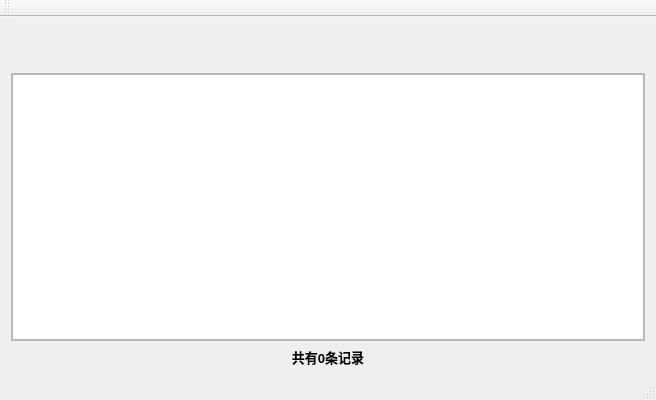
<?xml version="1.0" encoding="UTF-8"?>
<ui version="4.0">
 <class>MainWindow</class>
 <widget class="QMainWindow" name="MainWindow">
  <property name="geometry">
   <rect>
    <x>0</x>
    <y>0</y>
    <width>656</width>
    <height>400</height>
   </rect>
  </property>
  <property name="windowTitle">
   <string>海关报关单实时监控</string>
  </property>
  <widget class="QWidget" name="centralWidget">
   <layout class="QGridLayout" name="gridLayout_2">
    <property name="topMargin">
     <number>0</number>
    </property>
    <item row="0" column="0">
     <widget class="QWidget" name="Root" native="true">
      <layout class="QVBoxLayout" name="verticalLayout">
       <property name="leftMargin">
        <number>0</number>
       </property>
       <property name="topMargin">
        <number>0</number>
       </property>
       <property name="rightMargin">
        <number>0</number>
       </property>
       <property name="bottomMargin">
        <number>0</number>
       </property>
       <item>
        <widget class="QWidget" name="widget" native="true">
         <property name="sizePolicy">
          <sizepolicy hsizetype="Expanding" vsizetype="Preferred">
           <horstretch>0</horstretch>
           <verstretch>0</verstretch>
          </sizepolicy>
         </property>
         <property name="minimumSize">
          <size>
           <width>0</width>
           <height>50</height>
          </size>
         </property>
         <layout class="QHBoxLayout" name="horizontalLayout">
          <property name="spacing">
           <number>0</number>
          </property>
          <property name="leftMargin">
           <number>0</number>
          </property>
          <property name="topMargin">
           <number>0</number>
          </property>
          <property name="rightMargin">
           <number>0</number>
          </property>
          <property name="bottomMargin">
           <number>0</number>
          </property>
          <item>
           <widget class="QWidget" name="widget_2" native="true">
            <property name="sizePolicy">
             <sizepolicy hsizetype="Expanding" vsizetype="Preferred">
              <horstretch>0</horstretch>
              <verstretch>0</verstretch>
             </sizepolicy>
            </property>
            <layout class="QVBoxLayout" name="Left">
             <property name="spacing">
              <number>0</number>
             </property>
             <property name="leftMargin">
              <number>0</number>
             </property>
             <property name="topMargin">
              <number>0</number>
             </property>
             <property name="rightMargin">
              <number>0</number>
             </property>
             <property name="bottomMargin">
              <number>0</number>
             </property>
            </layout>
           </widget>
          </item>
          <item>
           <widget class="QWidget" name="widget_3" native="true">
            <property name="sizePolicy">
             <sizepolicy hsizetype="Expanding" vsizetype="Preferred">
              <horstretch>0</horstretch>
              <verstretch>0</verstretch>
             </sizepolicy>
            </property>
            <layout class="QVBoxLayout" name="Right">
             <property name="spacing">
              <number>0</number>
             </property>
             <property name="leftMargin">
              <number>0</number>
             </property>
             <property name="topMargin">
              <number>0</number>
             </property>
             <property name="rightMargin">
              <number>0</number>
             </property>
             <property name="bottomMargin">
              <number>0</number>
             </property>
            </layout>
           </widget>
          </item>
         </layout>
        </widget>
       </item>
      </layout>
     </widget>
    </item>
    <item row="2" column="0">
     <widget class="QLabel" name="ResultNumberLabel">
      <property name="sizePolicy">
       <sizepolicy hsizetype="Expanding" vsizetype="Expanding">
        <horstretch>0</horstretch>
        <verstretch>0</verstretch>
       </sizepolicy>
      </property>
      <property name="minimumSize">
       <size>
        <width>0</width>
        <height>20</height>
       </size>
      </property>
      <property name="maximumSize">
       <size>
        <width>16777215</width>
        <height>20</height>
       </size>
      </property>
      <property name="font">
       <font>
        <pointsize>10</pointsize>
        <weight>75</weight>
        <bold>true</bold>
       </font>
      </property>
      <property name="text">
       <string>共有0条记录</string>
      </property>
      <property name="textFormat">
       <enum>Qt::AutoText</enum>
      </property>
      <property name="alignment">
       <set>Qt::AlignCenter</set>
      </property>
     </widget>
    </item>
    <item row="1" column="0">
     <widget class="QScrollArea" name="scrollArea">
      <property name="widgetResizable">
       <bool>true</bool>
      </property>
      <widget class="QWidget" name="scrollAreaWidgetContents">
       <property name="geometry">
        <rect>
         <x>0</x>
         <y>0</y>
         <width>636</width>
         <height>250</height>
        </rect>
       </property>
       <layout class="QHBoxLayout" name="horizontalLayout_2">
        <property name="spacing">
         <number>0</number>
        </property>
        <property name="leftMargin">
         <number>0</number>
        </property>
        <property name="topMargin">
         <number>0</number>
        </property>
        <property name="rightMargin">
         <number>0</number>
        </property>
        <property name="bottomMargin">
         <number>0</number>
        </property>
        <item>
         <widget class="QWidget" name="ResultPanel" native="true">
          <property name="sizePolicy">
           <sizepolicy hsizetype="Expanding" vsizetype="Expanding">
            <horstretch>0</horstretch>
            <verstretch>0</verstretch>
           </sizepolicy>
          </property>
          <layout class="QVBoxLayout" name="verticalLayout_2">
           <property name="spacing">
            <number>0</number>
           </property>
           <property name="leftMargin">
            <number>0</number>
           </property>
           <property name="topMargin">
            <number>0</number>
           </property>
           <property name="rightMargin">
            <number>0</number>
           </property>
           <property name="bottomMargin">
            <number>0</number>
           </property>
           <item>
            <widget class="QTableWidget" name="tableWidget"/>
           </item>
          </layout>
         </widget>
        </item>
       </layout>
      </widget>
     </widget>
    </item>
   </layout>
  </widget>
  <widget class="QMenuBar" name="menuBar">
   <property name="geometry">
    <rect>
     <x>0</x>
     <y>0</y>
     <width>656</width>
     <height>23</height>
    </rect>
   </property>
  </widget>
  <widget class="QToolBar" name="mainToolBar">
   <attribute name="toolBarArea">
    <enum>TopToolBarArea</enum>
   </attribute>
   <attribute name="toolBarBreak">
    <bool>false</bool>
   </attribute>
  </widget>
  <widget class="QStatusBar" name="statusBar"/>
 </widget>
 <layoutdefault spacing="6" margin="11"/>
 <resources/>
 <connections/>
</ui>
